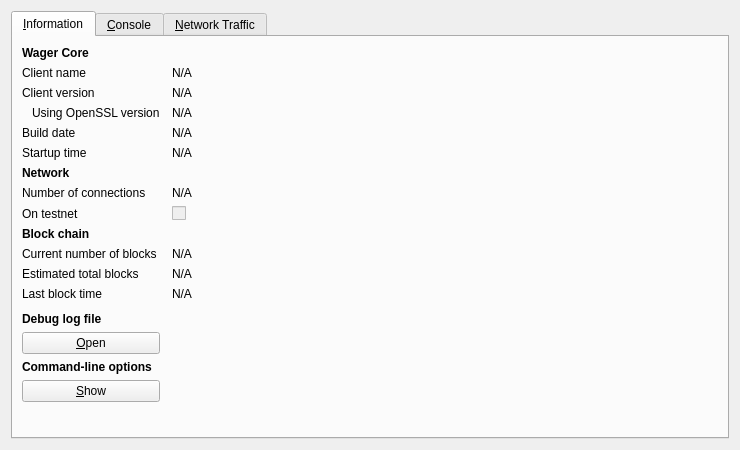
<?xml version="1.0" encoding="UTF-8"?>
<ui version="4.0">
 <class>RPCConsole</class>
 <widget class="QDialog" name="RPCConsole">
  <property name="geometry">
   <rect>
    <x>0</x>
    <y>0</y>
    <width>740</width>
    <height>450</height>
   </rect>
  </property>
  <property name="windowTitle">
   <string>Wager - Debug window</string>
  </property>
  <layout class="QVBoxLayout" name="verticalLayout_2">
   <item>
    <widget class="QTabWidget" name="tabWidget">
     <property name="currentIndex">
      <number>0</number>
     </property>
     <widget class="QWidget" name="tab_info">
      <attribute name="title">
       <string>&amp;Information</string>
      </attribute>
      <layout class="QGridLayout" name="gridLayout" columnstretch="0,1">
       <property name="horizontalSpacing">
        <number>12</number>
       </property>
       <item row="0" column="0">
        <widget class="QLabel" name="label_9">
         <property name="font">
          <font>
           <weight>75</weight>
           <bold>true</bold>
          </font>
         </property>
         <property name="text">
          <string>Wager Core</string>
         </property>
        </widget>
       </item>
       <item row="1" column="0">
        <widget class="QLabel" name="label_5">
         <property name="text">
          <string>Client name</string>
         </property>
        </widget>
       </item>
       <item row="1" column="1">
        <widget class="QLabel" name="clientName">
         <property name="cursor">
          <cursorShape>IBeamCursor</cursorShape>
         </property>
         <property name="text">
          <string>N/A</string>
         </property>
         <property name="textFormat">
          <enum>Qt::PlainText</enum>
         </property>
         <property name="textInteractionFlags">
          <set>Qt::LinksAccessibleByMouse|Qt::TextSelectableByKeyboard|Qt::TextSelectableByMouse</set>
         </property>
        </widget>
       </item>
       <item row="2" column="0">
        <widget class="QLabel" name="label_6">
         <property name="text">
          <string>Client version</string>
         </property>
        </widget>
       </item>
       <item row="2" column="1">
        <widget class="QLabel" name="clientVersion">
         <property name="cursor">
          <cursorShape>IBeamCursor</cursorShape>
         </property>
         <property name="text">
          <string>N/A</string>
         </property>
         <property name="textFormat">
          <enum>Qt::PlainText</enum>
         </property>
         <property name="textInteractionFlags">
          <set>Qt::LinksAccessibleByMouse|Qt::TextSelectableByKeyboard|Qt::TextSelectableByMouse</set>
         </property>
        </widget>
       </item>
       <item row="3" column="0">
        <widget class="QLabel" name="label_14">
         <property name="text">
          <string>Using OpenSSL version</string>
         </property>
         <property name="indent">
          <number>10</number>
         </property>
        </widget>
       </item>
       <item row="3" column="1">
        <widget class="QLabel" name="openSSLVersion">
         <property name="cursor">
          <cursorShape>IBeamCursor</cursorShape>
         </property>
         <property name="text">
          <string>N/A</string>
         </property>
         <property name="textFormat">
          <enum>Qt::PlainText</enum>
         </property>
         <property name="textInteractionFlags">
          <set>Qt::LinksAccessibleByMouse|Qt::TextSelectableByKeyboard|Qt::TextSelectableByMouse</set>
         </property>
        </widget>
       </item>
       <item row="4" column="0">
        <widget class="QLabel" name="label_12">
         <property name="text">
          <string>Build date</string>
         </property>
        </widget>
       </item>
       <item row="4" column="1">
        <widget class="QLabel" name="buildDate">
         <property name="cursor">
          <cursorShape>IBeamCursor</cursorShape>
         </property>
         <property name="text">
          <string>N/A</string>
         </property>
         <property name="textFormat">
          <enum>Qt::PlainText</enum>
         </property>
         <property name="textInteractionFlags">
          <set>Qt::LinksAccessibleByMouse|Qt::TextSelectableByKeyboard|Qt::TextSelectableByMouse</set>
         </property>
        </widget>
       </item>
       <item row="5" column="0">
        <widget class="QLabel" name="label_13">
         <property name="text">
          <string>Startup time</string>
         </property>
        </widget>
       </item>
       <item row="5" column="1">
        <widget class="QLabel" name="startupTime">
         <property name="cursor">
          <cursorShape>IBeamCursor</cursorShape>
         </property>
         <property name="text">
          <string>N/A</string>
         </property>
         <property name="textFormat">
          <enum>Qt::PlainText</enum>
         </property>
         <property name="textInteractionFlags">
          <set>Qt::LinksAccessibleByMouse|Qt::TextSelectableByKeyboard|Qt::TextSelectableByMouse</set>
         </property>
        </widget>
       </item>
       <item row="6" column="0">
        <widget class="QLabel" name="label_11">
         <property name="font">
          <font>
           <weight>75</weight>
           <bold>true</bold>
          </font>
         </property>
         <property name="text">
          <string>Network</string>
         </property>
        </widget>
       </item>
       <item row="7" column="0">
        <widget class="QLabel" name="label_7">
         <property name="text">
          <string>Number of connections</string>
         </property>
        </widget>
       </item>
       <item row="7" column="1">
        <widget class="QLabel" name="numberOfConnections">
         <property name="cursor">
          <cursorShape>IBeamCursor</cursorShape>
         </property>
         <property name="text">
          <string>N/A</string>
         </property>
         <property name="textFormat">
          <enum>Qt::PlainText</enum>
         </property>
         <property name="textInteractionFlags">
          <set>Qt::LinksAccessibleByMouse|Qt::TextSelectableByKeyboard|Qt::TextSelectableByMouse</set>
         </property>
        </widget>
       </item>
       <item row="8" column="0">
        <widget class="QLabel" name="label_8">
         <property name="text">
          <string>On testnet</string>
         </property>
        </widget>
       </item>
       <item row="8" column="1">
        <widget class="QCheckBox" name="isTestNet">
         <property name="enabled">
          <bool>false</bool>
         </property>
         <property name="text">
          <string/>
         </property>
        </widget>
       </item>
       <item row="9" column="0">
        <widget class="QLabel" name="label_10">
         <property name="font">
          <font>
           <weight>75</weight>
           <bold>true</bold>
          </font>
         </property>
         <property name="text">
          <string>Block chain</string>
         </property>
        </widget>
       </item>
       <item row="10" column="0">
        <widget class="QLabel" name="label_3">
         <property name="text">
          <string>Current number of blocks</string>
         </property>
        </widget>
       </item>
       <item row="10" column="1">
        <widget class="QLabel" name="numberOfBlocks">
         <property name="cursor">
          <cursorShape>IBeamCursor</cursorShape>
         </property>
         <property name="text">
          <string>N/A</string>
         </property>
         <property name="textFormat">
          <enum>Qt::PlainText</enum>
         </property>
         <property name="textInteractionFlags">
          <set>Qt::LinksAccessibleByMouse|Qt::TextSelectableByKeyboard|Qt::TextSelectableByMouse</set>
         </property>
        </widget>
       </item>
       <item row="11" column="0">
        <widget class="QLabel" name="label_4">
         <property name="text">
          <string>Estimated total blocks</string>
         </property>
        </widget>
       </item>
       <item row="11" column="1">
        <widget class="QLabel" name="totalBlocks">
         <property name="cursor">
          <cursorShape>IBeamCursor</cursorShape>
         </property>
         <property name="text">
          <string>N/A</string>
         </property>
         <property name="textFormat">
          <enum>Qt::PlainText</enum>
         </property>
         <property name="textInteractionFlags">
          <set>Qt::LinksAccessibleByMouse|Qt::TextSelectableByKeyboard|Qt::TextSelectableByMouse</set>
         </property>
        </widget>
       </item>
       <item row="12" column="0">
        <widget class="QLabel" name="label_2">
         <property name="text">
          <string>Last block time</string>
         </property>
        </widget>
       </item>
       <item row="12" column="1">
        <widget class="QLabel" name="lastBlockTime">
         <property name="cursor">
          <cursorShape>IBeamCursor</cursorShape>
         </property>
         <property name="text">
          <string>N/A</string>
         </property>
         <property name="textFormat">
          <enum>Qt::PlainText</enum>
         </property>
         <property name="textInteractionFlags">
          <set>Qt::LinksAccessibleByMouse|Qt::TextSelectableByKeyboard|Qt::TextSelectableByMouse</set>
         </property>
        </widget>
       </item>
       <item row="13" column="0">
        <spacer name="verticalSpacer_2">
         <property name="orientation">
          <enum>Qt::Vertical</enum>
         </property>
         <property name="sizeHint" stdset="0">
          <size>
           <width>20</width>
           <height>20</height>
          </size>
         </property>
        </spacer>
       </item>
       <item row="14" column="0">
        <widget class="QLabel" name="labelDebugLogfile">
         <property name="font">
          <font>
           <weight>75</weight>
           <bold>true</bold>
          </font>
         </property>
         <property name="text">
          <string>Debug log file</string>
         </property>
        </widget>
       </item>
       <item row="15" column="0">
        <widget class="QPushButton" name="openDebugLogfileButton">
         <property name="toolTip">
          <string>Open the Wager debug log file from the current data directory. This can take a few seconds for large log files.</string>
         </property>
         <property name="text">
          <string>&amp;Open</string>
         </property>
         <property name="autoDefault">
          <bool>false</bool>
         </property>
        </widget>
       </item>
       <item row="16" column="0">
        <widget class="QLabel" name="labelCLOptions">
         <property name="font">
          <font>
           <weight>75</weight>
           <bold>true</bold>
          </font>
         </property>
         <property name="text">
          <string>Command-line options</string>
         </property>
        </widget>
       </item>
       <item row="17" column="0">
        <widget class="QPushButton" name="showCLOptionsButton">
         <property name="toolTip">
          <string>Show the Wager help message to get a list with possible Wager command-line options.</string>
         </property>
         <property name="text">
          <string>&amp;Show</string>
         </property>
         <property name="autoDefault">
          <bool>false</bool>
         </property>
        </widget>
       </item>
       <item row="18" column="0">
        <spacer name="verticalSpacer">
         <property name="orientation">
          <enum>Qt::Vertical</enum>
         </property>
         <property name="sizeHint" stdset="0">
          <size>
           <width>20</width>
           <height>40</height>
          </size>
         </property>
        </spacer>
       </item>
      </layout>
     </widget>
     <widget class="QWidget" name="tab_console">
      <attribute name="title">
       <string>&amp;Console</string>
      </attribute>
      <layout class="QVBoxLayout" name="verticalLayout_3">
       <property name="spacing">
        <number>3</number>
       </property>
       <item>
        <widget class="QTextEdit" name="messagesWidget">
         <property name="minimumSize">
          <size>
           <width>0</width>
           <height>100</height>
          </size>
         </property>
         <property name="readOnly">
          <bool>true</bool>
         </property>
         <property name="tabKeyNavigation" stdset="0">
          <bool>false</bool>
         </property>
         <property name="columnCount" stdset="0">
          <number>2</number>
         </property>
        </widget>
       </item>
       <item>
        <layout class="QHBoxLayout" name="horizontalLayout">
         <property name="spacing">
          <number>3</number>
         </property>
         <item>
          <widget class="QLabel" name="label">
           <property name="text">
            <string notr="true">&gt;</string>
           </property>
          </widget>
         </item>
         <item>
          <widget class="QLineEdit" name="lineEdit"/>
         </item>
         <item>
          <widget class="QPushButton" name="clearButton">
           <property name="maximumSize">
            <size>
             <width>24</width>
             <height>24</height>
            </size>
           </property>
           <property name="toolTip">
            <string>Clear console</string>
           </property>
           <property name="text">
            <string/>
           </property>
           <property name="icon">
            <iconset resource="../bitcoin.qrc">
             <normaloff>:/icons/remove</normaloff>:/icons/remove</iconset>
           </property>
           <property name="shortcut">
            <string notr="true">Ctrl+L</string>
           </property>
           <property name="autoDefault">
            <bool>false</bool>
           </property>
          </widget>
         </item>
        </layout>
       </item>
      </layout>
     </widget>
     <widget class="QWidget" name="tab">
      <attribute name="title">
       <string>&amp;Network Traffic</string>
      </attribute>
      <layout class="QHBoxLayout" name="horizontalLayout_3">
       <item>
        <layout class="QVBoxLayout" name="verticalLayout_4">
         <item>
          <widget class="TrafficGraphWidget" name="trafficGraph" native="true">
           <property name="sizePolicy">
            <sizepolicy hsizetype="Expanding" vsizetype="Expanding">
             <horstretch>0</horstretch>
             <verstretch>0</verstretch>
            </sizepolicy>
           </property>
          </widget>
         </item>
         <item>
          <layout class="QHBoxLayout" name="horizontalLayout_2">
           <item>
            <widget class="QSlider" name="sldGraphRange">
             <property name="minimum">
              <number>1</number>
             </property>
             <property name="maximum">
              <number>288</number>
             </property>
             <property name="pageStep">
              <number>12</number>
             </property>
             <property name="value">
              <number>6</number>
             </property>
             <property name="orientation">
              <enum>Qt::Horizontal</enum>
             </property>
            </widget>
           </item>
           <item>
            <widget class="QLabel" name="lblGraphRange">
             <property name="minimumSize">
              <size>
               <width>100</width>
               <height>0</height>
              </size>
             </property>
             <property name="alignment">
              <set>Qt::AlignCenter</set>
             </property>
            </widget>
           </item>
           <item>
            <widget class="QPushButton" name="btnClearTrafficGraph">
             <property name="text">
              <string>&amp;Clear</string>
             </property>
            </widget>
           </item>
          </layout>
         </item>
        </layout>
       </item>
       <item>
        <layout class="QVBoxLayout" name="verticalLayout">
         <item>
          <widget class="QGroupBox" name="groupBox">
           <property name="title">
            <string>Totals</string>
           </property>
           <layout class="QVBoxLayout" name="verticalLayout_5">
            <item>
             <layout class="QHBoxLayout" name="horizontalLayout_4">
              <item>
               <widget class="Line" name="line">
                <property name="sizePolicy">
                 <sizepolicy hsizetype="Fixed" vsizetype="Fixed">
                  <horstretch>0</horstretch>
                  <verstretch>0</verstretch>
                 </sizepolicy>
                </property>
                <property name="minimumSize">
                 <size>
                  <width>10</width>
                  <height>0</height>
                 </size>
                </property>
                <property name="palette">
                 <palette>
                  <active>
                   <colorrole role="Light">
                    <brush brushstyle="SolidPattern">
                     <color alpha="255">
                      <red>0</red>
                      <green>255</green>
                      <blue>0</blue>
                     </color>
                    </brush>
                   </colorrole>
                  </active>
                  <inactive>
                   <colorrole role="Light">
                    <brush brushstyle="SolidPattern">
                     <color alpha="255">
                      <red>0</red>
                      <green>255</green>
                      <blue>0</blue>
                     </color>
                    </brush>
                   </colorrole>
                  </inactive>
                  <disabled>
                   <colorrole role="Light">
                    <brush brushstyle="SolidPattern">
                     <color alpha="255">
                      <red>0</red>
                      <green>255</green>
                      <blue>0</blue>
                     </color>
                    </brush>
                   </colorrole>
                  </disabled>
                 </palette>
                </property>
                <property name="orientation">
                 <enum>Qt::Horizontal</enum>
                </property>
               </widget>
              </item>
              <item>
               <widget class="QLabel" name="label_16">
                <property name="text">
                 <string>In:</string>
                </property>
               </widget>
              </item>
              <item>
               <widget class="QLabel" name="lblBytesIn">
                <property name="minimumSize">
                 <size>
                  <width>50</width>
                  <height>0</height>
                 </size>
                </property>
                <property name="alignment">
                 <set>Qt::AlignRight|Qt::AlignTrailing|Qt::AlignVCenter</set>
                </property>
               </widget>
              </item>
             </layout>
            </item>
            <item>
             <layout class="QHBoxLayout" name="horizontalLayout_5">
              <item>
               <widget class="Line" name="line_2">
                <property name="sizePolicy">
                 <sizepolicy hsizetype="Fixed" vsizetype="Fixed">
                  <horstretch>0</horstretch>
                  <verstretch>0</verstretch>
                 </sizepolicy>
                </property>
                <property name="minimumSize">
                 <size>
                  <width>10</width>
                  <height>0</height>
                 </size>
                </property>
                <property name="palette">
                 <palette>
                  <active>
                   <colorrole role="Light">
                    <brush brushstyle="SolidPattern">
                     <color alpha="255">
                      <red>255</red>
                      <green>0</green>
                      <blue>0</blue>
                     </color>
                    </brush>
                   </colorrole>
                  </active>
                  <inactive>
                   <colorrole role="Light">
                    <brush brushstyle="SolidPattern">
                     <color alpha="255">
                      <red>255</red>
                      <green>0</green>
                      <blue>0</blue>
                     </color>
                    </brush>
                   </colorrole>
                  </inactive>
                  <disabled>
                   <colorrole role="Light">
                    <brush brushstyle="SolidPattern">
                     <color alpha="255">
                      <red>255</red>
                      <green>0</green>
                      <blue>0</blue>
                     </color>
                    </brush>
                   </colorrole>
                  </disabled>
                 </palette>
                </property>
                <property name="orientation">
                 <enum>Qt::Horizontal</enum>
                </property>
               </widget>
              </item>
              <item>
               <widget class="QLabel" name="label_17">
                <property name="text">
                 <string>Out:</string>
                </property>
               </widget>
              </item>
              <item>
               <widget class="QLabel" name="lblBytesOut">
                <property name="minimumSize">
                 <size>
                  <width>50</width>
                  <height>0</height>
                 </size>
                </property>
                <property name="alignment">
                 <set>Qt::AlignRight|Qt::AlignTrailing|Qt::AlignVCenter</set>
                </property>
               </widget>
              </item>
             </layout>
            </item>
            <item>
             <spacer name="verticalSpacer_4">
              <property name="orientation">
               <enum>Qt::Vertical</enum>
              </property>
              <property name="sizeHint" stdset="0">
               <size>
                <width>20</width>
                <height>407</height>
               </size>
              </property>
             </spacer>
            </item>
           </layout>
          </widget>
         </item>
        </layout>
       </item>
      </layout>
     </widget>
    </widget>
   </item>
  </layout>
 </widget>
 <customwidgets>
  <customwidget>
   <class>TrafficGraphWidget</class>
   <extends>QWidget</extends>
   <header>trafficgraphwidget.h</header>
   <container>1</container>
   <slots>
    <slot>clear()</slot>
   </slots>
  </customwidget>
 </customwidgets>
 <resources>
  <include location="../bitcoin.qrc"/>
 </resources>
 <connections/>
</ui>
